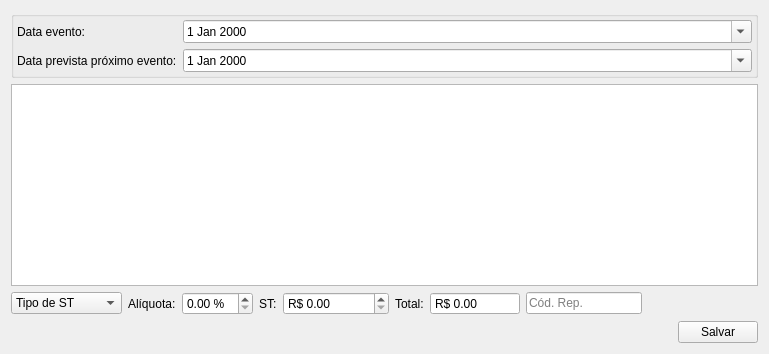
<?xml version="1.0" encoding="UTF-8"?>
<ui version="4.0">
 <class>InputDialogProduto</class>
 <widget class="QWidget" name="InputDialogProduto">
  <property name="geometry">
   <rect>
    <x>0</x>
    <y>0</y>
    <width>769</width>
    <height>354</height>
   </rect>
  </property>
  <property name="windowTitle">
   <string>Informações</string>
  </property>
  <layout class="QGridLayout" name="gridLayout">
   <item row="0" column="0">
    <widget class="QGroupBox" name="frameData">
     <layout class="QGridLayout" name="gridLayout_4">
      <property name="leftMargin">
       <number>3</number>
      </property>
      <property name="topMargin">
       <number>3</number>
      </property>
      <property name="rightMargin">
       <number>3</number>
      </property>
      <property name="bottomMargin">
       <number>3</number>
      </property>
      <item row="1" column="0">
       <widget class="QLabel" name="labelProximoEvento">
        <property name="text">
         <string>Data prevista próximo evento:</string>
        </property>
       </widget>
      </item>
      <item row="0" column="0">
       <widget class="QLabel" name="labelEvento">
        <property name="text">
         <string>Data evento:</string>
        </property>
       </widget>
      </item>
      <item row="0" column="1">
       <widget class="QDateEdit" name="dateEditEvento">
        <property name="sizePolicy">
         <sizepolicy hsizetype="Expanding" vsizetype="Fixed">
          <horstretch>0</horstretch>
          <verstretch>0</verstretch>
         </sizepolicy>
        </property>
        <property name="calendarPopup">
         <bool>true</bool>
        </property>
       </widget>
      </item>
      <item row="1" column="1">
       <widget class="QDateEdit" name="dateEditProximo">
        <property name="sizePolicy">
         <sizepolicy hsizetype="Expanding" vsizetype="Fixed">
          <horstretch>0</horstretch>
          <verstretch>0</verstretch>
         </sizepolicy>
        </property>
        <property name="calendarPopup">
         <bool>true</bool>
        </property>
       </widget>
      </item>
     </layout>
    </widget>
   </item>
   <item row="1" column="0">
    <widget class="QFrame" name="frameDataPreco">
     <layout class="QGridLayout" name="gridLayout_5">
      <property name="leftMargin">
       <number>0</number>
      </property>
      <property name="topMargin">
       <number>0</number>
      </property>
      <property name="rightMargin">
       <number>0</number>
      </property>
      <property name="bottomMargin">
       <number>0</number>
      </property>
      <property name="horizontalSpacing">
       <number>0</number>
      </property>
      <item row="2" column="1">
       <widget class="QFrame" name="frameTotal">
        <layout class="QHBoxLayout" name="horizontalLayout_3">
         <property name="leftMargin">
          <number>0</number>
         </property>
         <property name="topMargin">
          <number>0</number>
         </property>
         <property name="rightMargin">
          <number>0</number>
         </property>
         <property name="bottomMargin">
          <number>0</number>
         </property>
         <item>
          <widget class="QComboBox" name="comboBoxST">
           <item>
            <property name="text">
             <string>Tipo de ST</string>
            </property>
           </item>
           <item>
            <property name="text">
             <string>Sem ST</string>
            </property>
           </item>
           <item>
            <property name="text">
             <string>ST Fornecedor</string>
            </property>
           </item>
           <item>
            <property name="text">
             <string>ST Loja</string>
            </property>
           </item>
          </widget>
         </item>
         <item>
          <widget class="QLabel" name="labelAliquota">
           <property name="text">
            <string>Alíquota:</string>
           </property>
          </widget>
         </item>
         <item>
          <widget class="QDoubleSpinBox" name="doubleSpinBoxAliquota">
           <property name="suffix">
            <string> %</string>
           </property>
           <property name="maximum">
            <double>20.000000000000000</double>
           </property>
          </widget>
         </item>
         <item>
          <widget class="QLabel" name="labelST">
           <property name="text">
            <string>ST:</string>
           </property>
          </widget>
         </item>
         <item>
          <widget class="QDoubleSpinBox" name="doubleSpinBoxST">
           <property name="sizePolicy">
            <sizepolicy hsizetype="Minimum" vsizetype="Fixed">
             <horstretch>0</horstretch>
             <verstretch>0</verstretch>
            </sizepolicy>
           </property>
           <property name="readOnly">
            <bool>false</bool>
           </property>
           <property name="showGroupSeparator" stdset="0">
            <bool>true</bool>
           </property>
           <property name="prefix">
            <string>R$ </string>
           </property>
           <property name="maximum">
            <double>999999.989999999990687</double>
           </property>
          </widget>
         </item>
         <item>
          <widget class="QLabel" name="labelTotal">
           <property name="text">
            <string>Total:</string>
           </property>
          </widget>
         </item>
         <item>
          <widget class="QDoubleSpinBox" name="doubleSpinBoxTotal">
           <property name="sizePolicy">
            <sizepolicy hsizetype="Minimum" vsizetype="Fixed">
             <horstretch>0</horstretch>
             <verstretch>0</verstretch>
            </sizepolicy>
           </property>
           <property name="readOnly">
            <bool>true</bool>
           </property>
           <property name="buttonSymbols">
            <enum>QAbstractSpinBox::NoButtons</enum>
           </property>
           <property name="showGroupSeparator" stdset="0">
            <bool>true</bool>
           </property>
           <property name="prefix">
            <string>R$ </string>
           </property>
           <property name="maximum">
            <double>999999.989999999990687</double>
           </property>
          </widget>
         </item>
         <item>
          <widget class="QLineEdit" name="lineEditCodRep">
           <property name="placeholderText">
            <string>Cód. Rep.</string>
           </property>
          </widget>
         </item>
         <item>
          <spacer name="horizontalSpacer_6">
           <property name="orientation">
            <enum>Qt::Horizontal</enum>
           </property>
           <property name="sizeHint" stdset="0">
            <size>
             <width>0</width>
             <height>0</height>
            </size>
           </property>
          </spacer>
         </item>
        </layout>
       </widget>
      </item>
      <item row="1" column="0" colspan="2">
       <widget class="TableView" name="table">
        <property name="minimumSize">
         <size>
          <width>600</width>
          <height>0</height>
         </size>
        </property>
        <property name="mouseTracking">
         <bool>true</bool>
        </property>
        <property name="selectionMode">
         <enum>QAbstractItemView::MultiSelection</enum>
        </property>
        <property name="selectionBehavior">
         <enum>QAbstractItemView::SelectRows</enum>
        </property>
        <property name="sortingEnabled">
         <bool>true</bool>
        </property>
       </widget>
      </item>
     </layout>
    </widget>
   </item>
   <item row="2" column="0">
    <layout class="QHBoxLayout" name="horizontalLayout">
     <item>
      <spacer name="horizontalSpacer">
       <property name="orientation">
        <enum>Qt::Horizontal</enum>
       </property>
       <property name="sizeHint" stdset="0">
        <size>
         <width>0</width>
         <height>0</height>
        </size>
       </property>
      </spacer>
     </item>
     <item>
      <widget class="QPushButton" name="pushButtonSalvar">
       <property name="sizePolicy">
        <sizepolicy hsizetype="Fixed" vsizetype="Fixed">
         <horstretch>0</horstretch>
         <verstretch>0</verstretch>
        </sizepolicy>
       </property>
       <property name="text">
        <string>Salvar</string>
       </property>
       <property name="autoDefault">
        <bool>false</bool>
       </property>
      </widget>
     </item>
    </layout>
   </item>
  </layout>
 </widget>
 <customwidgets>
  <customwidget>
   <class>TableView</class>
   <extends>QTableView</extends>
   <header>src/tableview.h</header>
  </customwidget>
 </customwidgets>
 <resources/>
 <connections/>
</ui>
